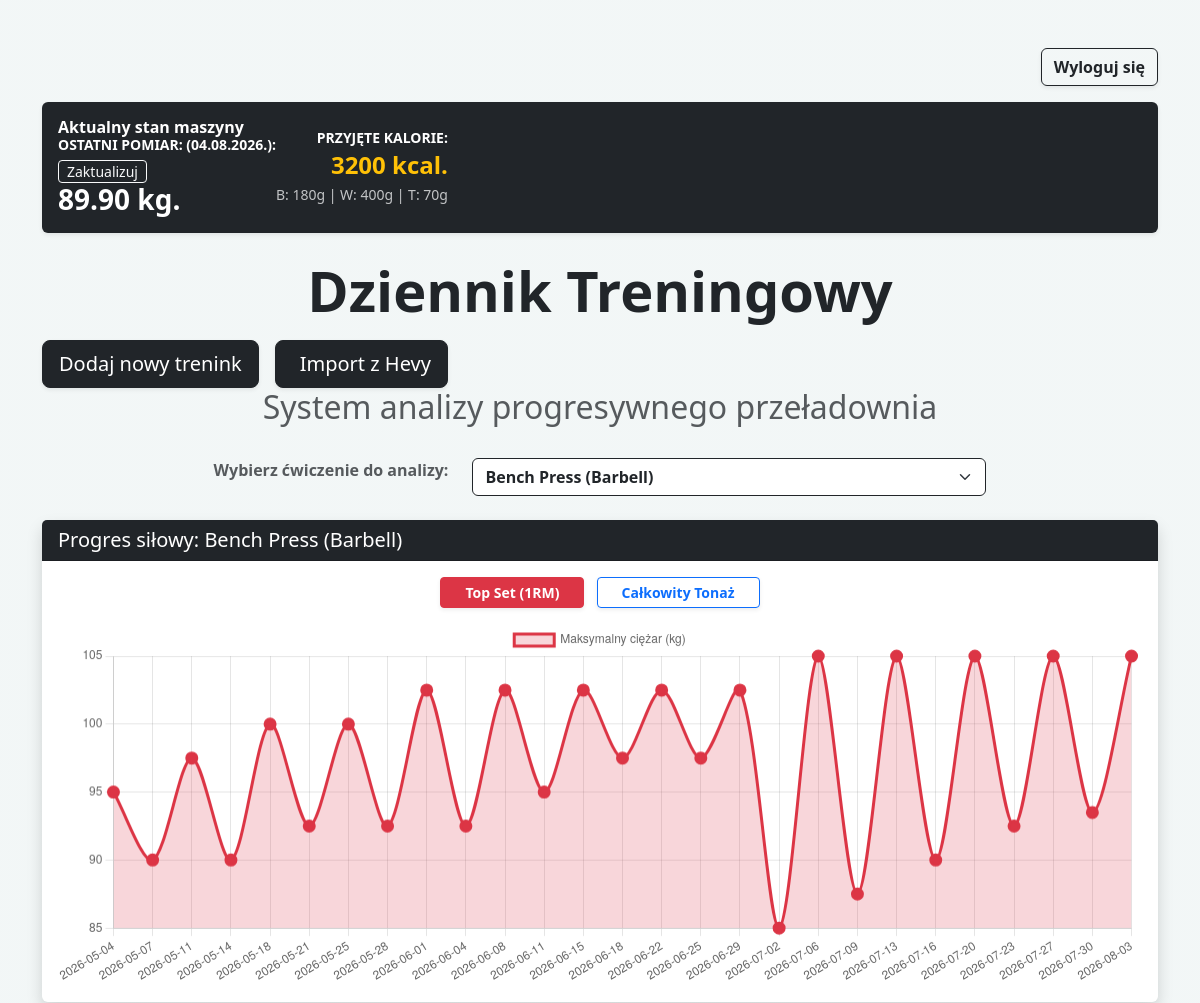
The app's page / (signed in, upper part), older data.
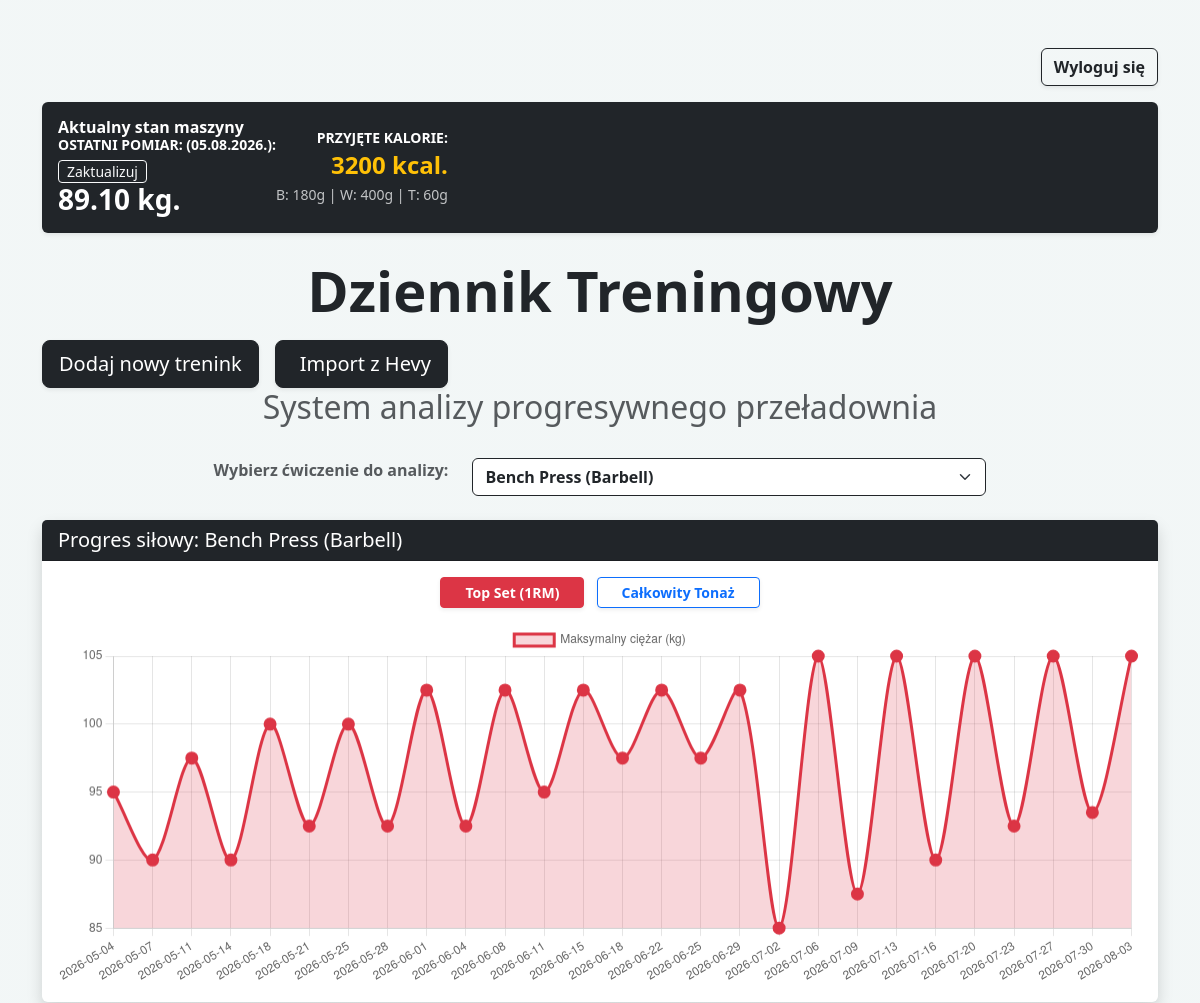
The same page, newer data.
### workout/models.py (models this page shows, shortened)
class DailyMetrics(models.Model):
    date = models.DateField(unique=True, verbose_name="Data pomiaru")
    weight = models.DecimalField(max_digits=5, decimal_places=2,verbose_name="Masa ciała (kg)")
    calories = models.PositiveIntegerField(verbose_name="Spożyte kalorie (kcal)", null=True, blank=True)
    protein = models.PositiveIntegerField(verbose_name="Białko (g)", null=True, blank=True)
    carbs = models.PositiveIntegerField(verbose_name="Węglowodany (g)", null=True, blank=True)
    fats = models.PositiveIntegerField(verbose_name="Tłuszcze (g)", null=True, blank=True)

### workout/views.py (the view)
# urls.py: path('', views.dashboard, name='dashboard'),
@login_required
def dashboard(request):
    all_workouts = Workout.objects.all().order_by('-date')
    latest_metrics = DailyMetrics.objects.order_by('-date').first()
    paginator = Paginator(all_workouts, 10)
    page_number = request.GET.get('page')
    page_obj = paginator.get_page(page_number)
    date_from = request.GET.get('date_from')
    date_to = request.GET.get('date_to')
    muscle_query = request.GET.get('muscle')
    if date_from:
         all_workouts = all_workouts.filter(date__gte=date_from) # gte = greater than or equal (od)
    if date_to:
         all_workouts = all_workouts.filter(date__lte=date_to) # lte = less than or equal (do)
    if muscle_query:
         all_workouts = all_workouts.filter(target_muscle__icontains=muscle_query)
    uniqe_exercises = TrainingSet.objects.values_list('exercise', flat=True).distinct()
    target_exercise = request.GET.get('exercise')
    if not target_exercise and uniqe_exercises:
         target_exercise = uniqe_exercises[0]
    dates = []
    weights = []
    tonnage = []
    if target_exercise:
         qs = TrainingSet.objects.filter(exercise__icontains=target_exercise) \
                                .values('workout__date') \
                                .annotate(
                                     max_weight = Max('weight'),
                                     total_tonnage = Sum(F('weight') *F('reps'))
                                ) \
                                .order_by('workout__date')
         dates = [str(entry['workout__date']) for entry in qs]
         weights = [float(entry['max_weight'] or 0) for entry in qs]
         tonnage = [float(entry['total_tonnage'] or 0) for entry in qs]
    context = {
        'page_obj': page_obj,
        'workouts': all_workouts,
        'unique_exercises': uniqe_exercises,
        'target_exercise': target_exercise,
        'dates_json': json.dumps(dates),
        'weights_json': json.dumps(weights),
        'tonnage_json': json.dumps(tonnage),
        'latest_metrics': latest_metrics
    }
    return render(request, 'workout/dashboard.html', context)

### workout/templates/workout/dashboard.html (shortened to what the changed rows need)
<!DOCTYPE html>
<html>
    <head>
        <link href="https://cdn.jsdelivr.net/npm/bootstrap@5.3.0/dist/css/bootstrap.min.css" rel="stylesheet">
    </head>
        <body>
            <div class="container mt-5">
                    {% if latest_metrics %}
                    <div class="card shadow-sm border-0 mb-4 bg-dark text-white">
                        <div class="card-body d-flex justify-content-bettwen align-items-center">
                            <div>
                                <h6 class="mb-0 fw-bold center">Aktualny stan maszyny</h6>
                                <h6 class="text-uppercase mb-1 small fw-bold text-white">Ostatni pomiar: ({{ latest_metrics.date|date:"d.m.Y." }}):</h6>
                                <button type="button" class="btn btn-sm btn-outline-light py-0 px-2" data-bs-toggle="modal" data-bs-target="#metricsModal">
                                    Zaktualizuj
                                </button>
                                <h3 class="mb-0 fw-bold">{{ latest_metrics.weight }} kg.</h3>
                            </div>
                            {% if latest_metrics.calories %}
                            <div class="text-end">
                                <h6 class="text-uppercase mb-1 small fw-bold text-white">Przyjęte kalorie:</h6>
                                <h4 class="mb-0 text-warning fw-bold">{{ latest_metrics.calories }} kcal.</h4>
                                <div class="small mt-1 text-light opacity-75">
                                    B: {{ latest_metrics.protein|default:"-" }}g |
                                    W: {{ latest_metrics.carbs|default:"-" }}g |
                                    T: {{ latest_metrics.fats|default:"-" }}g
                                </div>
                            </div>
                            {% endif %}
                        </div>
                    </div>
                    {% endif %}
                    <div class="row mb-4">
                        <div class="col-12 text-center">
                            <h1 class="display-4 fw-bold text-dark">Dziennik Treningowy</h1>
                            <h2 class="text-muted">System analizy progresywnego przeładownia</h2>
                        </div>
                    </div>
            </div>
        </body>
</html>

Row changes from the older to the newer data that the page shows:
no longer on this page (row unchanged): DailyMetrics: date "04.08.2026.", weight "89.90", calories "3200", protein "180", carbs "400", fats "70"
added DailyMetrics: date "05.08.2026.", weight "89.10", calories "3200", protein "180", carbs "400", fats "60"
